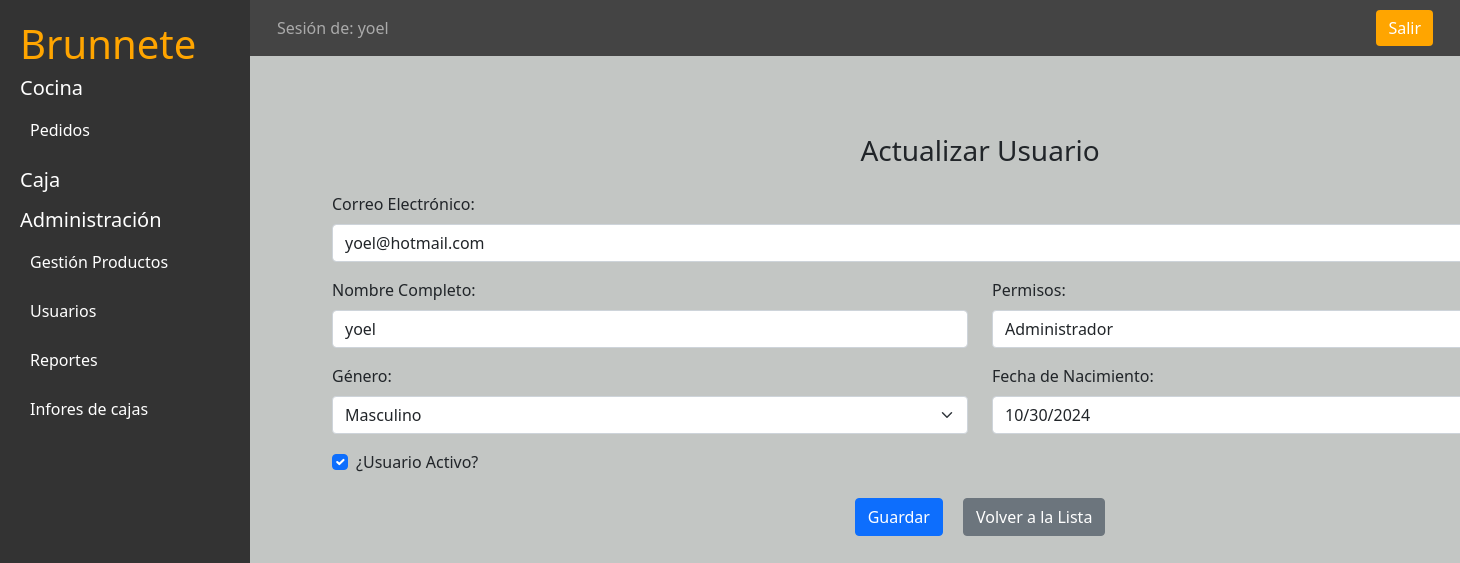
Page /users/update/9/ (signed in) on the earlier database version.
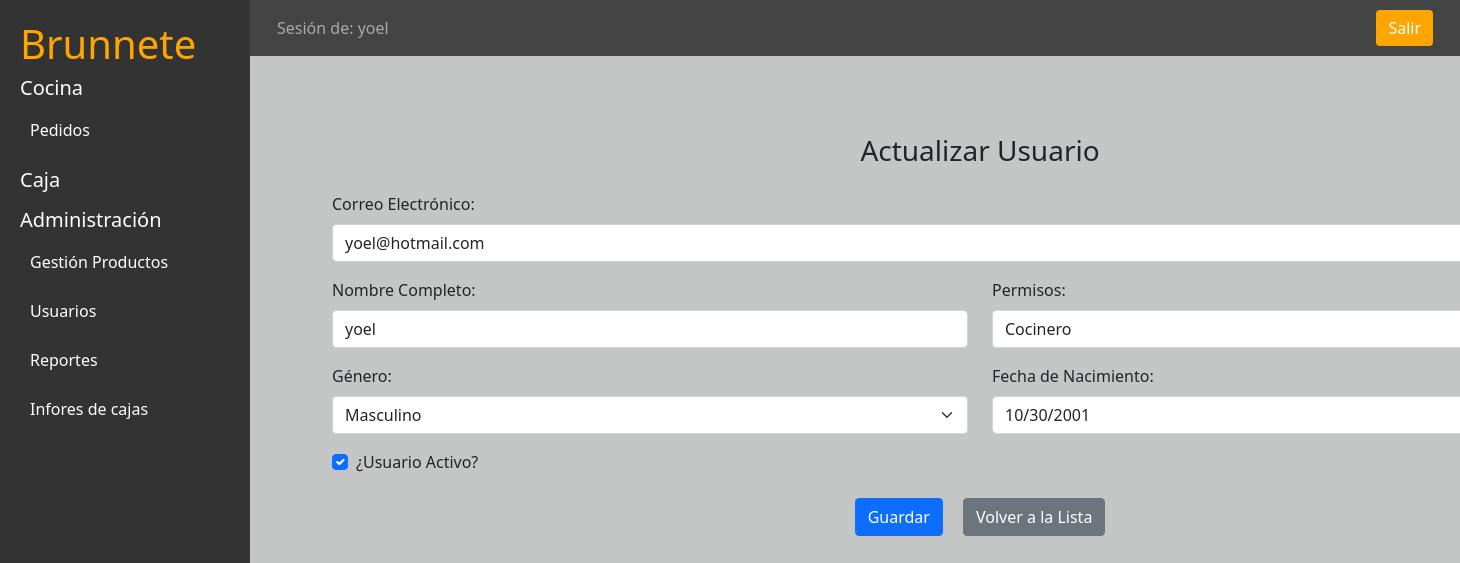
Same page on the later database version.
### applications/users/models.py (models this page shows, shortened)
class User(AbstractBaseUser, PermissionsMixin):
    ADMINISTRADOR = '0'
    CAJERO = '1'
    COCINERO = '2'
    VARON = 'M'
    MUJER = 'F'
    OTRO = 'O'
    OCUPATION_CHOICES = [
        (ADMINISTRADOR, 'Administrador'),
        (CAJERO, 'Cajero'),
        (COCINERO, 'Cocinero'),
    ]
    GENDER_CHOICES = [
        (VARON, 'Masculino'),
        (MUJER, 'Femenino'),
        (OTRO, 'Otros'),
    ]
    email = models.EmailField(unique=True)
    telefono = models.CharField('Telefono', max_length=50, default='123')
    full_name = models.CharField('Nombres', max_length=100)
    domicilio = models.CharField('Domicilio', max_length=100, blank=True, null=True)
    ocupation = models.CharField(
        max_length=1,
        choices=OCUPATION_CHOICES,
        blank=True
    )
    genero = models.CharField(
        max_length=1,
        choices=GENDER_CHOICES,
        blank=True
    )
    date_birth = models.DateField(
        'Fecha de nacimiento',
        blank=True,
        null=True
    )
    is_staff = models.BooleanField(default=False)
    is_active = models.BooleanField(default=False)
    USERNAME_FIELD = 'email'
    REQUIRED_FIELDS = ['full_name']
    objects = UserManager()

### applications/users/views.py (the view)
class UserUpdateView(LoginRequiredMixin, UpdateView):
    template_name = "users/update.html"
    model = User
    form_class = UserUpdateForm
    success_url = reverse_lazy('users_app:User-Lista')
    login_url = reverse_lazy('users_app:User-Login')

### applications/procesors.py (called while the page is built)
def caja(request):
    try:
        caja = Caja.objects.latest('id')
        user_caja = caja.user.full_name
        return {
            'caja_activa': caja.abierta_caja,
            'caja_activa_usuario': user_caja, # Agrega el usuario que tiene la caja activa
        }
    except:
        return {
            'caja_activa': None,
            'caja_activa_usuario': None,
        }

### templates/users/update.html (shortened to what this page needs)
{% extends "panel.html" %}
{% load  static %}
{% block panel-content %}
<div class="container mt-5">
  <h3 class="text-center mb-4">Actualizar Usuario</h3>
  <form method="POST" class="needs-validation" novalidate>
      <div class="mb-3">
          <label for="id_email" class="form-label">Correo Electrónico:</label>
          {{ form.email }}
      </div>
      <div class="row">
          <div class="col-md-6 mb-3">
              <label for="id_full_name" class="form-label">Nombre Completo:</label>
              {{ form.full_name }}
          </div>
          <div class="col-md-6 mb-3">
              <label for="id_ocupation" class="form-label">Permisos:</label>
              {{ form.ocupation }}
          </div>
      </div>
      <div class="row">
          <div class="col-md-6 mb-3">
              <label for="id_genero" class="form-label">Género:</label>
              {{ form.genero }}
          </div>
          <div class="col-md-6 mb-3">
              <label for="id_date_birth" class="form-label">Fecha de Nacimiento:</label>
              {{ form.date_birth }}
          </div>
      </div>
      <div class="mb-3 form-check">
          {{ form.is_active }}
          <label for="id_is_active" class="form-check-label">¿Usuario Activo?</label>
      </div>
      <div class="text-center mt-4">
        <button type="submit" class="btn btn-primary">Guardar</button>
        <a href="{% url 'users_app:User-Lista' %}" class="btn btn-secondary ms-3">Volver a la Lista</a>
        </form>
    </div>
</div>
{% endblock panel-content %}

### templates/panel.html (shortened to what this page needs)
{% extends 'base.html' %}
{% load static %}
{% block css %}
    <link rel="stylesheet" href="{% static 'css/stylesindex.css' %}">
{% endblock css %}
{% block content %}
    <div class="d-flex">
        <div class="sidebar ">
            <h1>Brunnete</h1>
        {% if user.is_active %}
            <h5>Cocina</h5>
            {% if not caja_activa %}
            <a href="#">Debes abrir de Caja</a>
            {% else %}
            <a href="{% url 'cocina_app:Mesas' %}">Pedidos</a>
            {% endif %}
            <div class="mt-3">
                <h5>Caja</h5>
            </div>
            <div class="mt-3">
                <h5>Administración</h5>
                <a href="{% url 'cocina_app:Productos_List' %}">Gestión Productos</a>
                <a href="{% url 'users_app:User-Lista' %}">Usuarios</a>
                <a href="{% url 'caja_app:Ranking_Semanal' %}">Reportes</a>
                <a href="{% url 'caja_app:Lista_Ventas' %}">Infores de cajas</a>
            </div>
        {% endif %}
    </div>
        <div class=" flex-grow-1 ">
            <nav class="navbar navbar-expand-lg navbar-dark">
                {% if user.is_active %}
                <div class="container-fluid">
                    <span class="navbar-text">Sesión de: {{ user.full_name }}</span>
                    <a href="{% url 'users_app:User-Logout' %}" class="btn btn-salir ml-auto">Salir</a>
                </div>
                {% endif %}
            </nav>
            <div class=" container-fluid  content min-vh-100">
            {% block panel-content %}
            {% endblock panel-content %}
            </div>
        </div>
    {% endblock content %}

Differences in the rows shown:
changed User "yoel": ocupation "Administrador" → "Cocinero"; date_birth "10/30/2024" → "10/30/2001"
